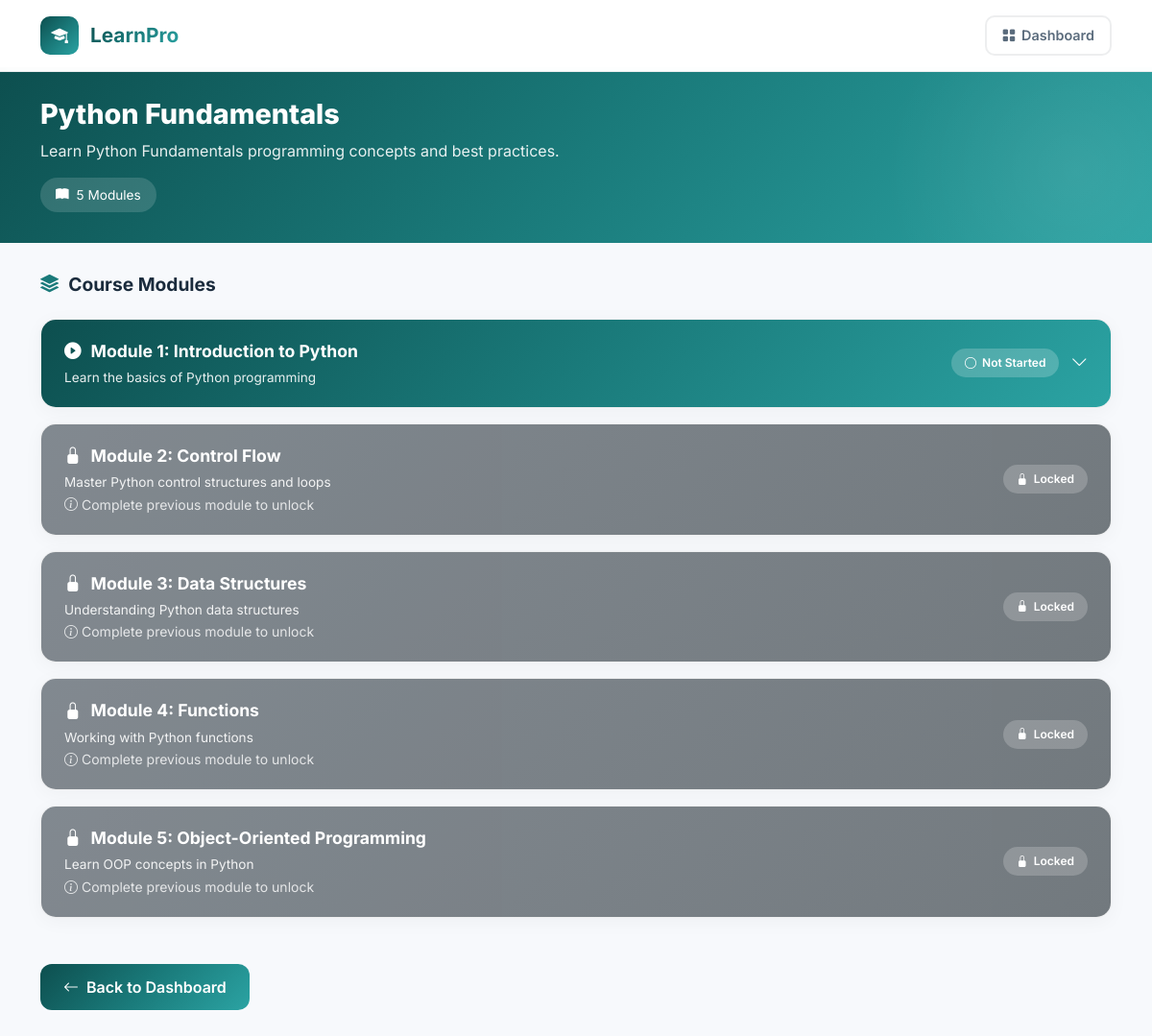
The app's page /course/1/modules with its own data.
### tables this page shows
CREATE TABLE courses (
            id INTEGER PRIMARY KEY AUTOINCREMENT,
            title TEXT NOT NULL,
            description TEXT,
            language TEXT,
            difficulty TEXT,
            level TEXT,
            prerequisites TEXT
        );

CREATE TABLE modules (
        id INTEGER PRIMARY KEY AUTOINCREMENT,
        course_id INTEGER,
        title TEXT,
        description TEXT,
        module_order INTEGER,
        FOREIGN KEY (course_id) REFERENCES courses(id)
    );

### app.py (the view)
@app.route('/course/<int:course_id>/modules')
def course_modules(course_id):
    user_id = session.get('user_id')
    try:
        conn = get_connection()
        cursor = conn.cursor()
        cursor.execute('SELECT * FROM courses WHERE id = ?', (course_id,))
        course = cursor.fetchone()
        if not course:
            course = {'id': course_id, 'title': f'Course {course_id}', 'description': 'Sample course'}
        else:
            course = dict(course)
        try:
            cursor.execute('''
                SELECT id, title, description, module_order
                FROM modules
                WHERE course_id = ?
                ORDER BY module_order
            ''', (course_id,))
            modules = cursor.fetchall()
        except Exception as module_error:
            print(f"Error fetching modules: {module_error}")
            modules = []
        all_modules = []
        previous_module_completed = True  # First module is always unlocked
        for index, module in enumerate(modules):
            module_dict = dict(module)
            cursor.execute('''
                SELECT id, title, description, content, submodule_order
                FROM submodules
                WHERE module_id = ?
                ORDER BY submodule_order
            ''', (module_dict['id'],))
            submodules_raw = [dict(sm) for sm in cursor.fetchall()]
            submodules_with_status = []
            previous_submodule_completed = True  # First submodule is always unlocked
            for sm_index, sm in enumerate(submodules_raw):
                sm_completed = False
                if user_id:
                    try:
                        cursor.execute('''
                            SELECT status FROM submodule_progress
                            WHERE user_id = ? AND submodule_id = ?
                        ''', (user_id, sm['id']))
                        sm_progress = cursor.fetchone()
                        if sm_progress and sm_progress['status'] == 'completed':
                            sm_completed = True
                            sm['status'] = 'completed'
                        else:
                            sm['status'] = 'not_started'
                    except:
                        sm['status'] = 'not_started'
                else:
                    sm['status'] = 'not_started'
                if sm_index == 0:
                    sm['locked'] = False
                else:
                    sm['locked'] = not previous_submodule_completed
                previous_submodule_completed = sm_completed
                submodules_with_status.append(sm)
            module_dict['submodules'] = submodules_with_status
            total_submodules = len(submodules_with_status)
            completed_submodules = sum(1 for sm in submodules_with_status if sm.get('status') == 'completed')
            if total_submodules > 0:
                if completed_submodules == total_submodules:
                    module_status = 'completed'
                elif completed_submodules > 0:
                    module_status = 'in_progress'
                else:
                    module_status = 'not_started'
            else:
                module_status = 'not_started'
            module_dict['status'] = module_status
            module_dict['score'] = int((completed_submodules / total_submodules * 100) if total_submodules > 0 else 0)
            module_dict['completed_submodules'] = completed_submodules
            module_dict['total_submodules'] = total_submodules
            if index == 0:
                module_dict['locked'] = False
            else:
                module_dict['locked'] = not previous_module_completed
            previous_module_completed = (module_status == 'completed')
            all_modules.append(module_dict)
        conn.close()
        return render_template('course_modules.html',
                             course=course,
                             sub_exercises=all_modules,
                             course_id=course_id)
    except Exception as e:
        print(f"Error in course_modules: {e}")
        return render_template('course_modules.html',
                             course={'id': course_id, 'title': f'Course {course_id}', 'description': 'Sample course'},
                             sub_exercises=[],
                             course_id=course_id)

### db.py (called while the page is built)
def get_connection():
    connection = sqlite3.connect(DB_PATH)
    connection.row_factory = sqlite3.Row
    return connection

### templates/course_modules.html (shortened to what this page needs)
<!DOCTYPE html>
<html lang="en">
<head>
    <link href="https://cdn.jsdelivr.net/npm/bootstrap@5.3.0/dist/css/bootstrap.min.css" rel="stylesheet">
    <link rel="stylesheet" href="https://cdn.jsdelivr.net/npm/bootstrap-icons@1.10.5/font/bootstrap-icons.css">
</head>
<body>
    <nav class="nav-premium">
        <div class="container">
            <div class="d-flex justify-content-between align-items-center">
                <a href="/dashboard" class="nav-brand">
                    <div class="brand-icon">
                        <i class="bi bi-mortarboard-fill"></i>
                    </div>
                    <span class="brand-text">LearnPro</span>
                </a>
                <a href="/dashboard" class="btn-nav">
                    <i class="bi bi-grid-fill"></i>
                    Dashboard
                </a>
            </div>
        </div>
    </nav>
    <div class="course-hero">
        <div class="container">
            <div class="course-hero-content">
                <h1>{{ course.title }}</h1>
                <p>{{ course.description }}</p>
                <div class="module-count-badge">
                    <i class="bi bi-book-fill"></i>
                    {{ sub_exercises|length }} Modules
                </div>
            </div>
        </div>
    </div>
    <div class="main-content">
        <div class="container">
            <h2 class="section-title">
                <i class="bi bi-stack"></i>
                Course Modules
            </h2>
            {% if sub_exercises %}
            {% for module in sub_exercises %}
            <div class="module-card" data-module-id="{{ module.id }}" data-course-id="{{ course_id }}">
                <div class="module-header {% if module.locked %}locked{% elif module.status == 'completed' %}completed{% endif %}"
                    {% if not module.locked %}onclick="toggleModule({{ loop.index }})" {% endif %}>
                    <div>
                        <div class="module-title">
                            {% if module.locked %}
                            <i class="bi bi-lock-fill"></i>
                            {% elif module.status == 'completed' %}
                            <i class="bi bi-check-circle-fill"></i>
                            {% else %}
                            <i class="bi bi-play-circle-fill"></i>
                            {% endif %}
                            {{ module.title }}
                        </div>
                        <div class="module-desc">{{ module.description }}</div>
                        {% if module.locked %}
                        <small style="opacity: 0.8;"><i class="bi bi-info-circle me-1"></i>Complete previous module to
                            unlock</small>
                        {% endif %}
                    </div>
                    <div class="module-status">
                        <span
                            class="status-pill {% if module.locked %}locked{% elif module.status == 'completed' %}completed{% elif module.status == 'in_progress' %}in-progress{% else %}not-started{% endif %}">
                            {% if module.locked %}
                            <i class="bi bi-lock-fill"></i> Locked
                            {% elif module.status == 'completed' %}
                            <i class="bi bi-check"></i> Completed
                            {% elif module.status == 'in_progress' %}
                            <i class="bi bi-hourglass-split"></i> In Progress
                            {% else %}
                            <i class="bi bi-circle"></i> Not Started
                            {% endif %}
                        </span>
                        {% if not module.locked %}
                        <i class="bi bi-chevron-down chevron-icon" id="chevron-{{ loop.index }}"></i>
                        {% endif %}
                    </div>
                </div>
            </div>
            {% endfor %}
            {% else %}
            <div class="alert alert-info">
                <i class="bi bi-info-circle me-2"></i>
                No modules available for this course yet.
            </div>
            {% endif %}
            <a href="/dashboard" class="btn-back">
                <i class="bi bi-arrow-left"></i>
                Back to Dashboard
            </a>
        </div>
    </div>
</body>
</html>

### templates/course_modules.html (style rules this page uses)
:root { --primary-deep: #0D4F4F; --primary-main: #1A7A7A; --primary-light: #2BA3A3; --primary-glow: rgba(43, 163, 163, 0.15); --success-deep: #1B5E3D; --success-main: #2D8B5A; --success-glow: rgba(45, 139, 90, 0.15); --warning-main: #DAA520; --bg-body: #F7F9FC; --bg-soft: #EEF2F7; --text-primary: #1A2B3C; --text-secondary: #5A6B7C; --text-muted: #8A9BAC; --border-light: rgba(26, 43, 60, 0.08); --gradient-primary: linear-gradient(135deg, var(--primary-deep) 0%, var(--primary-main) 50%, var(--primary-light) 100%); --gradient-success: linear-gradient(135deg, var(--success-deep) 0%, var(--success-main) 100%); }
* { margin: 0; padding: 0; box-sizing: border-box; }
body { font-family: 'Inter', -apple-system, BlinkMacSystemFont, sans-serif; background: var(--bg-body); color: var(--text-primary); min-height: 100vh; }
.nav-premium { background: rgba(255, 255, 255, 0.98); backdrop-filter: blur(20px); border-bottom: 1px solid var(--border-light); padding: 1rem 0; position: fixed; top: 0; left: 0; right: 0; z-index: 1000; }
.nav-brand { display: flex; align-items: center; gap: 12px; text-decoration: none; }
.brand-icon { width: 40px; height: 40px; background: var(--gradient-primary); border-radius: 10px; display: flex; align-items: center; justify-content: center; color: white; font-size: 1.1rem; }
.brand-text { font-size: 1.3rem; font-weight: 700; background: var(--gradient-primary); -webkit-background-clip: text; -webkit-text-fill-color: transparent; background-clip: text; }
.btn-nav { background: transparent; border: 2px solid var(--border-light); color: var(--text-secondary); padding: 8px 16px; border-radius: 10px; font-weight: 600; font-size: 0.9rem; text-decoration: none; display: inline-flex; align-items: center; gap: 6px; transition: all 0.3s ease; }
.course-hero { background: var(--gradient-primary); padding: 2rem 0; margin-top: 70px; position: relative; overflow: hidden; }
.course-hero::before { content: ''; position: absolute; top: -50%; right: -10%; width: 400px; height: 400px; background: radial-gradient(circle, rgba(255, 255, 255, 0.08) 0%, transparent 70%); }
.course-hero-content { position: relative; z-index: 1; color: white; }
.course-hero h1 { font-size: 1.8rem; font-weight: 800; margin-bottom: 0.5rem; }
.course-hero p { opacity: 0.9; font-size: 1rem; margin: 0; }
.module-count-badge { display: inline-flex; align-items: center; gap: 8px; background: rgba(255, 255, 255, 0.15); padding: 8px 16px; border-radius: 50px; font-size: 0.85rem; margin-top: 1rem; }
.main-content { padding: 2rem 0 3rem; }
.section-title { font-size: 1.2rem; font-weight: 700; color: var(--text-primary); margin-bottom: 1.5rem; display: flex; align-items: center; gap: 10px; }
.section-title i { color: var(--primary-main); }
.module-card { background: white; border-radius: 16px; box-shadow: 0 4px 20px rgba(0, 0, 0, 0.04); border: 1px solid var(--border-light); margin-bottom: 1rem; overflow: hidden; animation: slideUp 0.4s ease-out both; }
.module-card:nth-child(2) { animation-delay: 0.1s; }
.module-card:nth-child(3) { animation-delay: 0.2s; }
.module-header { background: var(--gradient-primary); color: white; padding: 1.25rem 1.5rem; cursor: pointer; display: flex; justify-content: space-between; align-items: center; transition: all 0.3s ease; }
.module-header.locked { background: linear-gradient(135deg, #6c757d 0%, #5a6268 100%); cursor: not-allowed; opacity: 0.85; }
.module-title { font-size: 1.1rem; font-weight: 700; margin-bottom: 0.25rem; display: flex; align-items: center; gap: 10px; }
.module-desc { font-size: 0.85rem; opacity: 0.9; }
.module-status { display: flex; align-items: center; gap: 12px; }
.status-pill { padding: 6px 14px; border-radius: 50px; font-size: 0.75rem; font-weight: 600; display: inline-flex; align-items: center; gap: 6px; }
.status-pill.locked { background: rgba(255, 255, 255, 0.2); }
.status-pill.not-started { background: rgba(255, 255, 255, 0.2); }
.chevron-icon { transition: transform 0.3s ease; font-size: 1.1rem; }
.btn-back { display: inline-flex; align-items: center; gap: 8px; padding: 12px 24px; background: var(--gradient-primary); color: white; border: none; border-radius: 12px; font-weight: 600; text-decoration: none; transition: all 0.3s ease; margin-top: 2rem; }

### records on screen
courses: title "Python Fundamentals", description "Learn Python Fundamentals programming concepts and best practices."
modules: title "Module 1: Introduction to Python", description "Learn the basics of Python programming", shows "Not Started"
modules: title "Module 2: Control Flow", description "Master Python control structures and loops", shows "Complete previous module to unlock", shows "Locked"
modules: title "Module 3: Data Structures", description "Understanding Python data structures", shows "Complete previous module to unlock", shows "Locked"
modules: title "Module 4: Functions", description "Working with Python functions", shows "Complete previous module to unlock", shows "Locked"
modules: title "Module 5: Object-Oriented Programming", description "Learn OOP concepts in Python", shows "Complete previous module to unlock", shows "Locked"

### other values on screen
{{ sub_exercises|length }} "5"
